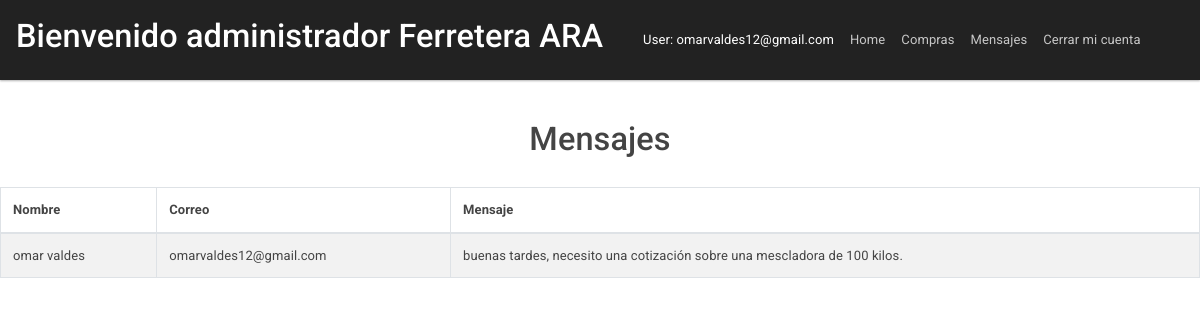
The app's page /crud_pdo_ajax/mensajes.php (signed in) with its own data.
### tables this page shows
CREATE TABLE `contacto` (
  `nombre` varchar(50) NOT NULL,
  `email` varchar(60) NOT NULL,
  `mensaje` varchar(500) NOT NULL
);

### crud_pdo_ajax/mensajes.php (the view, shortened to what this page needs)
<?php
  require 'conexion.php';
  $sql ='SELECT * FROM contacto';
  $stmt = $cnnPDO->prepare($sql);
  $stmt->execute();
?>
<!DOCTYPE html>
<html lang="es">
<head>
	<link rel="stylesheet" type="text/css" href="bootstrap/css/bootstrap.css">
	<link rel="stylesheet" type="text/css" href="bootstrap/css/font-awesome.css">
	<link rel="stylesheet" type="text/css" href="bootstrap/css/custom.css">
</head>
<body>
<div class="container">
	<nav class="navbar navbar-expand-lg fixed-top navbar-dark bg-dark">
	  	<div class="collapse navbar-collapse" id="navbarColor02">
		    <h1 class="text-white">Bienvenido administrador Ferretera ARA</h1>
		    <div class="collapse navbar-collapse" id="navbarHeader">
      	<ul class="navbar-nav me-auto mb-2 mb-lg-0">
          <li class="nav-item">
            <a class="nav-link active"></a>
          </li><li class="nav-item">
            <a class="nav-link active"></a>
          </li>
<li class="nav-item">
            <a class="nav-link active">User: <?php echo $_SESSION['email']; ?></a>
          </li>
           <li class="nav-item">
                <a href="indexadmi.php" class="nav-link" > Home </a>
          </li>
          <li class="nav-item">
                <a href="compras.php" class="nav-link" > Compras </a>
          </li>
          <li class="nav-item">
                <a href="mensajes.php" class="nav-link" > Mensajes </a>
          </li>
          <li class="nav-item">
                <a href="#" class="nav-link" name="close" id="close"> Cerrar mi cuenta </a>
          </li>
      </div>
  </div>
	  	</div>
	<h1 class="page-header text-center">Mensajes</h1>
	<div class="row">
		<div class="col-sm-12">
			<table class="table table-bordered table-striped" style="margin-top:20px;">
				<thead>
					<th>Nombre</th>
					<th>Correo</th>
					<th>Mensaje</th>
				</thead>
				<?php
  while ($campo = $stmt->fetch(PDO::FETCH_ASSOC)) {
      echo '<tr>';
      echo '<td>' . $campo['nombre'] . '</td>';
      echo '<td>' . $campo['email'] . '</td>';
      echo '<td>' . $campo['mensaje'] . '</td>';
  }
  ?>
			</table>
		</div>
	</div>
</body>
</html>

### records on screen
contacto: nombre "omar valdes", email "omarvaldes12@gmail.com", mensaje "buenas tardes, necesito una cotización sobre una mescladora de 100 kilos."

### other values on screen
$_SESSION['email'] "omarvaldes12@gmail.com"
